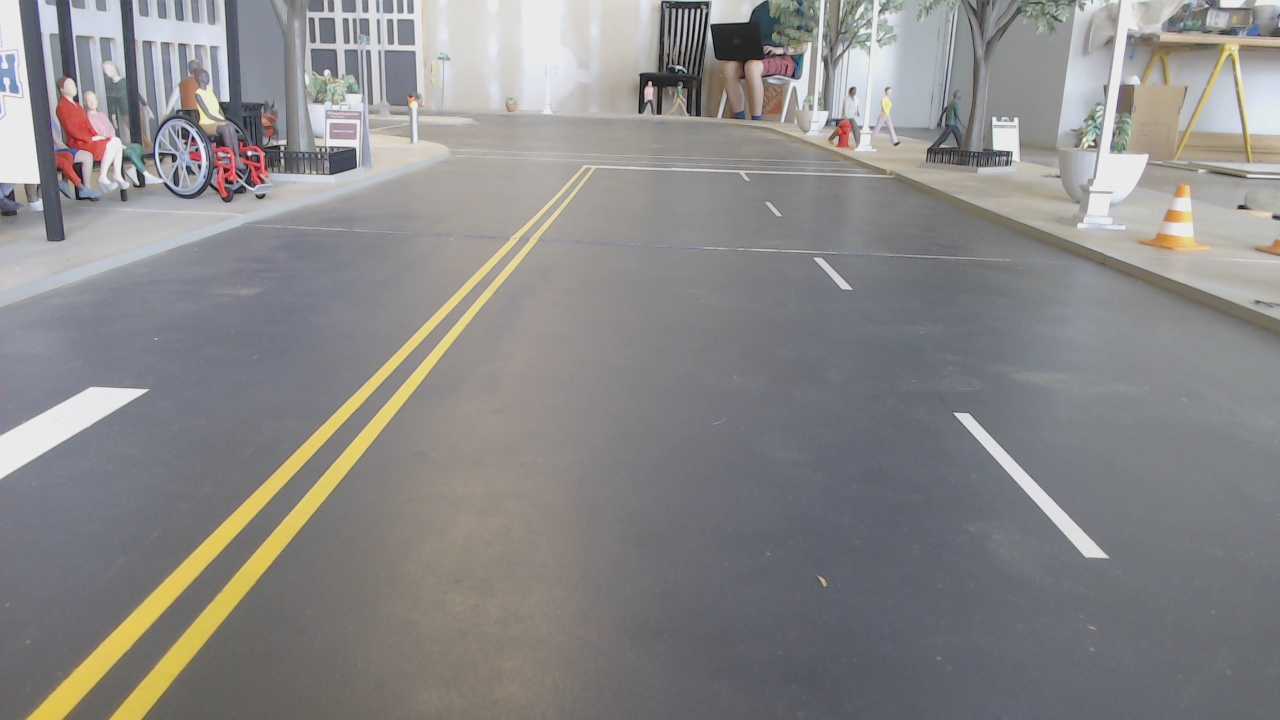
#> input picture laneNetDetection_temp/LaneNet_to_Trajectory/0.png, 1280 x 720 px, found by its file name
$ python warp_test.py
#> lines starting #> are read from the running program, lines starting #| are printed output that depends on the picture
### laneNetDetection_temp/LaneNet_to_Trajectory/LaneNetToTrajectory.py
from concurrent.futures import process
import numpy as np
from scipy.interpolate import UnivariateSpline
import math
import cv2


class LaneProcessing():
    """Takes in LaneNet's raw output vectors and process then into left to right ordered lanes"""

    def __init__(self,image_width,image_height,max_lane_y=420,WARP_RADIUS=20,WP_TO_M_Coeff=[1,1]):
        self.image_width = image_width
        self.image_height = image_height
        self.max_lane_y = max_lane_y
        self.WARP_RADIUS = WARP_RADIUS
        self.M = np.empty(shape=(0,0))

        # Warped Pixel to Meter Conversion Coeff.
        self.WP_TO_M_Coeff = WP_TO_M_Coeff

    def process_next_lane(self, full_lane_pts):
        self.full_lane_pts = full_lane_pts
        self._full_lanes_transformation()
        self._ordering_lanes()

    def get_physical_fullpts(self):
        self._warp_full_lane_pts()
        self.physical_fullpts = []
        for lane in self.warped_fullpts:
            physical_lane = lane * self.WP_TO_M_Coeff
            self.physical_fullpts.append(physical_lane)
        return self.physical_fullpts

    def get_full_lane_pts(self):
        return self.full_lane_pts

    def _ordering_lanes(self):
        if not self.full_lane_pts:
            return

        max_y_pts = []
        min_y_pts = []
        min_y_VAL = []

        for lane in self.full_lane_pts:
            max_y_pts.append(lane[np.argmax(lane[:,1])])
            min_y_pts.append(lane[np.argmin(lane[:,1])])
            min_y_VAL.append(lane[np.argmin(lane[:,1]),1])

        max_y_pts = np.array(max_y_pts)
        min_y_pts = np.array(min_y_pts)
        maxmin_y_val = max(min_y_VAL)

        slopes = (max_y_pts[:,1]-min_y_pts[:,1])/(max_y_pts[:,0]-min_y_pts[:,0])
        intercepts = min_y_pts[:,1] - slopes*min_y_pts[:,0]
        order_x_values = (maxmin_y_val - intercepts)/slopes

        lane_ordering = []
        for i in range(len(order_x_values)):
            lane_ordering.append((order_x_values[i],self.full_lane_pts[i]))
        dtype = [("x_values",float),("lane_pts",list)]
        lane_ordering = np.array(lane_ordering,dtype=dtype)
        lane_ordering = np.sort(lane_ordering, order="x_values")

        ordered_lane_pts = []
        for _,lane_pts in lane_ordering:
            ordered_lane_pts.append(lane_pts)

        self.full_lane_pts = ordered_lane_pts

    def _full_lanes_transformation(self):
        for i in range(len(self.full_lane_pts) - 1, -1, -1):
            if len(self.full_lane_pts[i]) == 0:
                del self.full_lane_pts[i]

        for i in range(len(self.full_lane_pts)):
            self.full_lane_pts[i] = ([0,self.image_height] - self.full_lane_pts[i]) * [-1,1]
            idx = np.argsort(self.full_lane_pts[i], axis=0)
            self.full_lane_pts[i][:,0] = np.take_along_axis(self.full_lane_pts[i][:,0], idx[:,1], axis=0)
            self.full_lane_pts[i][:,1] = np.take_along_axis(self.full_lane_pts[i][:,1], idx[:,1], axis=0)

    def auto_warp_radius_calibration(self,FRAME_BOTTOM_PHYSICAL_WIDTH=None):
        """
        Auto calibrates the warp radius given lane lines of straight line lanes.
        FRAME_BOTTOM_PHYSICAL_WIDTH given in meters.
        """
        if len(self.full_lane_pts) >= 2:

            Y_MAX_CUTOFF = self.max_lane_y
            X_MAX_CUTOFF = self.image_width
            src = np.float32([[0, 0], [X_MAX_CUTOFF, 0], [0, Y_MAX_CUTOFF], [X_MAX_CUTOFF, Y_MAX_CUTOFF]])
            self.WARP_RADIUS = X_MAX_CUTOFF/20
            warp_r_temp = self.WARP_RADIUS

            error = float('inf')
            while abs(error) > 2:
                self.WARP_RADIUS = warp_r_temp
                dst = np.float32([[X_MAX_CUTOFF/2 - self.WARP_RADIUS, 0], [X_MAX_CUTOFF/2 + self.WARP_RADIUS, 0], [0, Y_MAX_CUTOFF], [X_MAX_CUTOFF, Y_MAX_CUTOFF]])
                self.M = np.array(cv2.getPerspectiveTransform(src, dst))

                self._warp_full_lane_pts()
                pt1 = self.warped_fullpts[0][0]
                pt2 = self.warped_fullpts[0][-1]
                pt3 = self.warped_fullpts[1][0]
                pt4 = self.warped_fullpts[1][-1]
                line1 = np.poly1d(np.polyfit([pt1[1],pt2[1]],[pt1[0],pt2[0]],deg=1))
                line2 = np.poly1d(np.polyfit([pt3[1],pt4[1]],[pt3[0],pt4[0]],deg=1))
                error = abs(line2(self.max_lane_y)-line1(self.max_lane_y)) - abs(line2(0)-line1(0))
                warp_r_temp += error/6.0

            if FRAME_BOTTOM_PHYSICAL_WIDTH:
                self.WP_TO_M_Coeff[0] = FRAME_BOTTOM_PHYSICAL_WIDTH/(self.WARP_RADIUS*2)

        else:
            raise

    def y_dist_calibration_tool(self, cv_frame):
        '''
        Mark points on the screen parallel to car that are 1 meter in distance in the physical world.
        Alert: Do auto_warp_radius_calibration before y_dist_calibration_tool to get the correct warp radius.
        '''

        double_point = []

        # [20 lines left out: functions click_event, process_pts, not called in this run]

        cv2.imshow('y_calibration_tool', cv_frame)
        cv2.setMouseCallback('y_calibration_tool', click_event)
        cv2.waitKey(0)
        cv2.destroyAllWindows()

    def _warp_full_lane_pts(self):
        appended_lane = []
        for lane in self.full_lane_pts:
            lane = np.append(lane,np.ones([len(lane),1]),1)
            appended_lane.append(lane)

        if self.M.size == 0:
            Y_MAX_CUTOFF = self.max_lane_y
            X_MAX_CUTOFF = self.image_width
            src = np.float32([[0, 0], [X_MAX_CUTOFF, 0], [0, Y_MAX_CUTOFF], [X_MAX_CUTOFF, Y_MAX_CUTOFF]])
            dst = np.float32([[X_MAX_CUTOFF/2 - self.WARP_RADIUS, 0], [X_MAX_CUTOFF/2 + self.WARP_RADIUS, 0], [0, Y_MAX_CUTOFF], [X_MAX_CUTOFF, Y_MAX_CUTOFF]])
            self.M = np.array(cv2.getPerspectiveTransform(src, dst))

        self.warped_fullpts = []
        for lane in appended_lane:
            warped_lane = []
            for pt in lane:
                f = self.M.dot(pt.reshape(3,1)).reshape(3,)
                warped_lane.append([f[0]/f[2], f[1]/f[2]])
            self.warped_fullpts.append(np.array(warped_lane))

    def get_wp_to_m_coeff(self):
        return self.WP_TO_M_Coeff


class DualLanesToTrajectory():
    """Takes two x by 2 shaped lane line point vector arrays and outputs estimated centerlines."""

    def __init__(self,lane_left_pts,lane_right_pts,N_centerpts=10):
        self.lane_pts = [lane_left_pts,lane_right_pts]
        self.tot_dist = []
        self.seg_cum_dists = []
        self.seg_vectors = []
        self.matching_pts = []
        self.centerpoints = []

        self.N_centerpts = N_centerpts
        self.result_status = True

        self._update_centerpoints()


    def _pre_processing_lane_pts(self):
        for i in range(len(self.lane_pts)):
            lane_side_pts = self.lane_pts[i]
            if self.lane_pts[i].size <= 1:
                self.result_status = False
                return None
            else:
                self.result_status = True
            """
            if lane_side_pts[0,1] >= 0:
                extrapo_vector = lane_side_pts[1] - lane_side_pts[0]
                new_pt_x = lane_side_pts[0,0] + (lane_side_pts[0,1] * -1.0 * extrapo_vector[0] / extrapo_vector[1])
                self.lane_pts[i] = np.insert(lane_side_pts, 0, np.array([new_pt_x, 0]), axis=0)
            else:
                self.lane_pts[i] = lane_side_pts
            """

    def _cal_segment_param(self):
        for lane_side_pts in self.lane_pts:
            total_distance = 0
            segment_cumulative_distances = []
            segment_vectors = []
            for i in range(len(lane_side_pts)):
                if i==0: continue
                seg_dist = math.sqrt((lane_side_pts[i][0] - lane_side_pts[i-1][0])**2 + (lane_side_pts[i][1] - lane_side_pts[i-1][1])**2)
                segment_cumulative_distances.append(total_distance)
                segment_vectors.append(lane_side_pts[i]-lane_side_pts[i-1])
                total_distance += seg_dist
            self.tot_dist.append(total_distance)
            self.seg_cum_dists.append(np.array(segment_cumulative_distances))
            self.seg_vectors.append(np.array(segment_vectors))


    def _cal_centerpts_pairs(self):
        for i in range(len(self.lane_pts)):
            total_distance = self.tot_dist[i]
            segment_cumulative_distances = self.seg_cum_dists[i]
            segment_vectors = self.seg_vectors[i]
            lane_pts = self.lane_pts[i]
            wedge_dists = np.linspace(0, total_distance, self.N_centerpts, endpoint=True)
            starting_pts_index = np.searchsorted(segment_cumulative_distances,wedge_dists, side="left") - 1
            lacking_dists = wedge_dists-np.take(segment_cumulative_distances, starting_pts_index)
            matching_pts = []
            i = 0
            for idx in starting_pts_index:
                theta = math.atan(segment_vectors[idx][1]/segment_vectors[idx][0] if segment_vectors[idx][0] != 0 else 0)
                x,y = 0,0
                if theta > 0:
                    x = lacking_dists[i] * math.cos(theta) + lane_pts[idx][0]
                    y = lacking_dists[i] * math.sin(theta) + lane_pts[idx][1]
                else:
                    x = -1 * lacking_dists[i] * math.cos(theta) + lane_pts[idx][0]
                    y = -1 * lacking_dists[i] * math.sin(theta) + lane_pts[idx][1]
                matching_pts.append([x,y])
                i += 1

            self.matching_pts.append(np.array(matching_pts))


    def _cal_centerpts(self):
        left_pts = self.matching_pts[0]
        right_pts = self.matching_pts[1]
        self.centerpoints = (left_pts[:,0]+right_pts[:,0])/2 , (left_pts[:,1]+right_pts[:,1])/2

    def update_input(self,lane_left_pts,lane_right_pts):
        self.lane_pts = [np.array(lane_left_pts),np.array(lane_right_pts)]
        self._update_centerpoints()


    def _update_centerpoints(self):
        self._pre_processing_lane_pts()
        if self.result_status:
            self._cal_segment_param()
            self._cal_centerpts_pairs()
            self._cal_centerpts()

    def get_centerpoints(self):
        return self.centerpoints

    def get_matching_points(self):
        return self.matching_pts

    def get_spline(self):
        x_center, y_center = self.centerpoints
        return np.poly1d(np.polyfit(y_center, x_center, deg=2))

### laneNetDetection_temp/LaneNet_to_Trajectory/warp_test.py
import numpy as np
import matplotlib.pyplot as plt
from LaneNetToTrajectory import LaneProcessing, DualLanesToTrajectory
import cv2

"""
full_lanenet_output = [np.array([[482, 248],
       [500, 261],
       [507, 271],
       [510, 278],
       [514, 288],
       [516, 301],
       [514, 311],
       [511, 323],
       [510, 329],
       [498, 346],
       [494, 356],
       [493, 357],
       [487, 371],
       [471, 387],
       [467, 391],
       [463, 396],
       [441, 419],
       [433, 426],
       [425, 435],
       [415, 446],
       [404, 457],
       [391, 470],
       [368, 486],
       [385, 476],
       [360, 493],
       [341, 512],
       [351, 502],
       [325, 524],
       [294, 549],
       [304, 539],
       [277, 566],
       [287, 556],
       [246, 587],
       [262, 577],
       [216, 613],
       [227, 603],
       [171, 644],
       [187, 634],
       [203, 624],
       [143, 670],
       [154, 660],
       [165, 650],
       [ 95, 703],
       [111, 693],
       [126, 683]]), np.array([[ 535,  249],
       [ 576,  262],
       [ 602,  270],
       [ 632,  282],
       [ 656,  291],
       [ 688,  304],
       [ 708,  313],
       [ 731,  324],
       [ 740,  330],
       [ 773,  346],
       [ 791,  355],
       [ 809,  366],
       [ 811,  367],
       [ 838,  381],
       [ 864,  399],
       [ 871,  403],
       [ 879,  409],
       [ 889,  415],
       [ 928,  441],
       [ 942,  451],
       [ 959,  462],
       [ 977,  475],
       [ 962,  464],
       [ 983,  478],
       [1006,  494],
       [1032,  512],
       [1017,  502],
       [1044,  522],
       [1071,  545],
       [1056,  535],
       [1093,  560],
       [1078,  550],
       [1119,  579],
       [1105,  568],
       [1145,  601],
       [1136,  591],
       [1179,  628],
       [1164,  618]]), np.array([[ 681,  249],
       [ 718,  258],
       [ 765,  271],
       [ 804,  283],
       [ 836,  292],
       [ 856,  299],
       [ 881,  308],
       [ 912,  319],
       [ 949,  333],
       [ 967,  340],
       [ 989,  349],
       [1014,  360],
       [1045,  373],
       [1081,  388],
       [1090,  392],
       [1100,  396],
       [1150,  417],
       [1163,  425],
       [1179,  433],
       [1200,  442],
       [1225,  453],
       [1248,  465],
       [1276,  479]]), np.array([[451, 250],
       [451, 260],
       [443, 269],
       [424, 283],
       [418, 288],
       [392, 302],
       [368, 313],
       [353, 318],
       [314, 334],
       [291, 343],
       [261, 354],
       [223, 367],
       [215, 369],
       [162, 387],
       [147, 391],
       [128, 397],
       [ 45, 422]]), np.array([[499, 251],
       [445, 260],
       [378, 272],
       [324, 283],
       [291, 290],
       [251, 299],
       [206, 310],
       [155, 323],
       [127, 330],
       [ 97, 339],
       [ 61, 349],
       [ 21, 361]])]


"""
# , np.array([[640-16.68,720],
#        [0, 720-485],
#        [1280, 720-485],
#        [640+16.68, 720]])

# full_lanenet_output = [np.array([[1041, 527], [1135,632], [1213, 711]]),
# np.array([[120,713], [241,583], [451,356]])]

full_lanenet_output = [np.array([[1094, 555], [1016, 473], [960, 414], [832, 272]]),
np.array([[130, 713], [289, 526], [460, 327], [524, 250]])]

# 7 inches (~17.78 cm ahead)
# 17 inches (~43.18 cm width)

import time

t1 = time.time()

image_width = 1280.0
image_height = 720.0

lp = LaneProcessing(image_width,image_height,max_lane_y=520,WARP_RADIUS=20)
lp.process_next_lane(full_lanenet_output)
full_lane_pts = lp.get_full_lane_pts()


plt.subplot(211)
for lane in full_lane_pts:
    plt.scatter(lane[:,0],lane[:,1])

lp.auto_warp_radius_calibration(FRAME_BOTTOM_PHYSICAL_WIDTH=0.43)

print(lp.WARP_RADIUS)

img = cv2.imread('/home/yvxaiver/output/orig/0.png')
#> img is the input picture: shape (720, 1280, 3); mean B, G, R 136.8, 137.1, 138.5
lp.y_dist_calibration_tool(img)
print(lp.get_wp_to_m_coeff())

plt.subplot(212)
physical_fullpts = lp.get_physical_fullpts()
# physical_fullpts = lp.warped_fullpts

print(f"Warp done in {time.time()-t1} seconds.")

for lane in physical_fullpts:
    plt.scatter(lane[:,0],lane[:,1])

trajectories = []
centerpoints = []
for i in range(len(physical_fullpts)):
    if not i: continue
    traj = DualLanesToTrajectory(physical_fullpts[i-1],physical_fullpts[i],N_centerpts=20)
    trajectories.append(traj)
    centerpoints.append(traj.get_centerpoints())

for i in range(len(physical_fullpts)):
    if i == len(physical_fullpts)-1: continue
    plt.scatter(centerpoints[i][0],centerpoints[i][1])

plt.show()
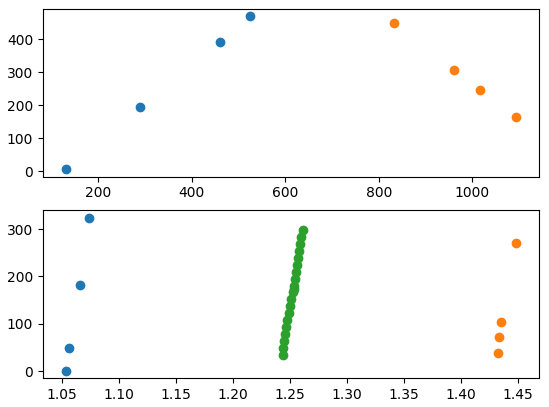
#> figure drawn by matplotlib, 2 panels


import sys
np.set_printoptions(threshold=sys.maxsize)
print(centerpoints)
